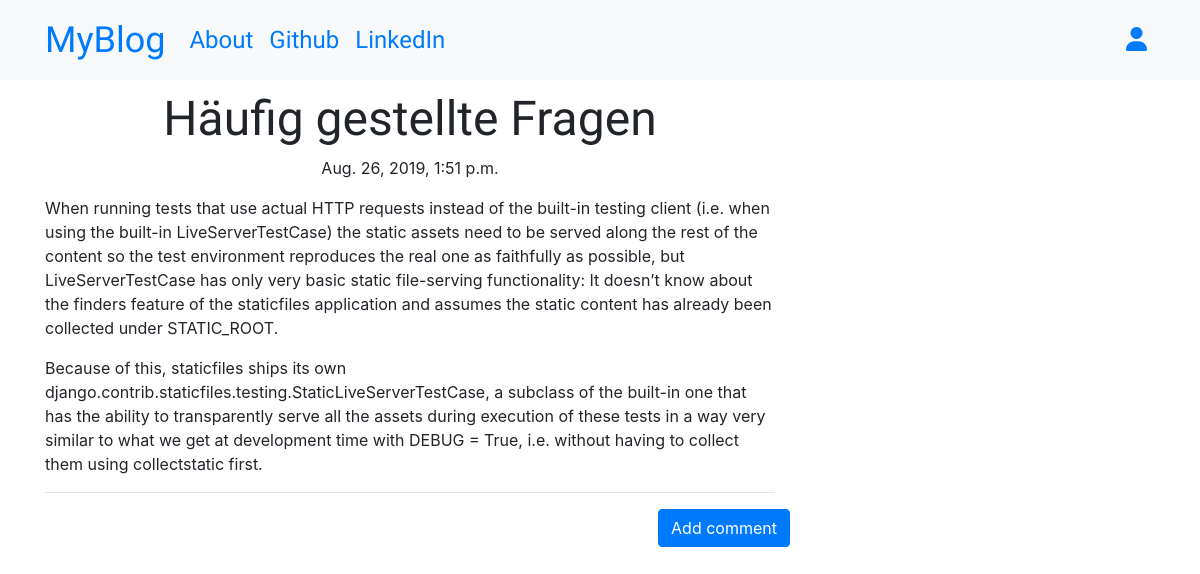
Screenshot of /post/2 with the database file from the repository.
### blog/models.py (models this page shows, shortened)
class Post(models.Model):
    author = models.ForeignKey('auth.User',on_delete=models.CASCADE)
    title = models.CharField(max_length=200)
    text = models.TextField()
    created_date = models.DateTimeField(default=timezone.now)
    published_date = models.DateTimeField(blank=True, null=True)

### blog/views.py (the view)
# urls.py: path('post/<int:pk>', views.PostDetailView.as_view(), name='post_detail'),
class PostDetailView(DetailView):
    model = Post

### blog/templates/blog/post_detail.html (shortened to what this page needs)
{% extends 'blog/base.html' %}
{% load static %}
{% block content %}
<h1 class="posttitle loader" ?>{{ post.title }}</h1>
{% if post.published_date %}
<div class="date postdate">
    {{ post.published_date }}
</div>
{% else %}
<a class="btn btn-outline-dark" href="{% url 'post_publish' pk=post.pk %}">Publish</a>
{% endif %}
<p class='postcontent'>{{ post.text|safe|linebreaksbr }}</p>
<hr>
<a class="btn btn-primary btn-comment" href="{% url 'add_comment_to_post' pk=post.pk %}">Add comment</a>
<div class="container">
    {% for comment in post.comments.all %}
    <br>
    {% empty %}
    <p>No comments posted.</p>
    {% endfor %}
</div>
{% endblock %}

### blog/static/css/blog.css (style rules this page uses)
.postdate { text-align: center; }
.posttitle { font-family: 'Russo One', sans-serif; font-size: 3em; text-align: center; }
.postcontent { font-family: 'Montserrat'; font-size: 1.5em; }
.btn-comment { position: absolute; right: 0px; }
.loader { filter:hue-rotate(0deg); color: linear-gradient(45deg,#0f8,#08f); animation:hue 5000ms infinite linear; }

### rows the page displays
Post: title "Häufig gestellte Fragen", published_date "Aug. 26, 2019, 1:51 p.m.", text "When running tests that use actual HTTP requests instead of the built-in testing client (i.e. when using the built-in LiveServerTestCase) the static assets need to be served along the rest of the content so the test environment reproduces the real one as faithfully as possible, but LiveServerTestCase has only very basic static file-serving functionality: It doesn’t know about the finders feature of the staticfiles application and assumes the static content has already been collected under STATIC_ROOT. Because of this, staticfiles ships its own django.contrib.staticfiles.testing.StaticLiveServerTestCase, a subclass of the built-in one that has the ability to transparently serve all the…"
